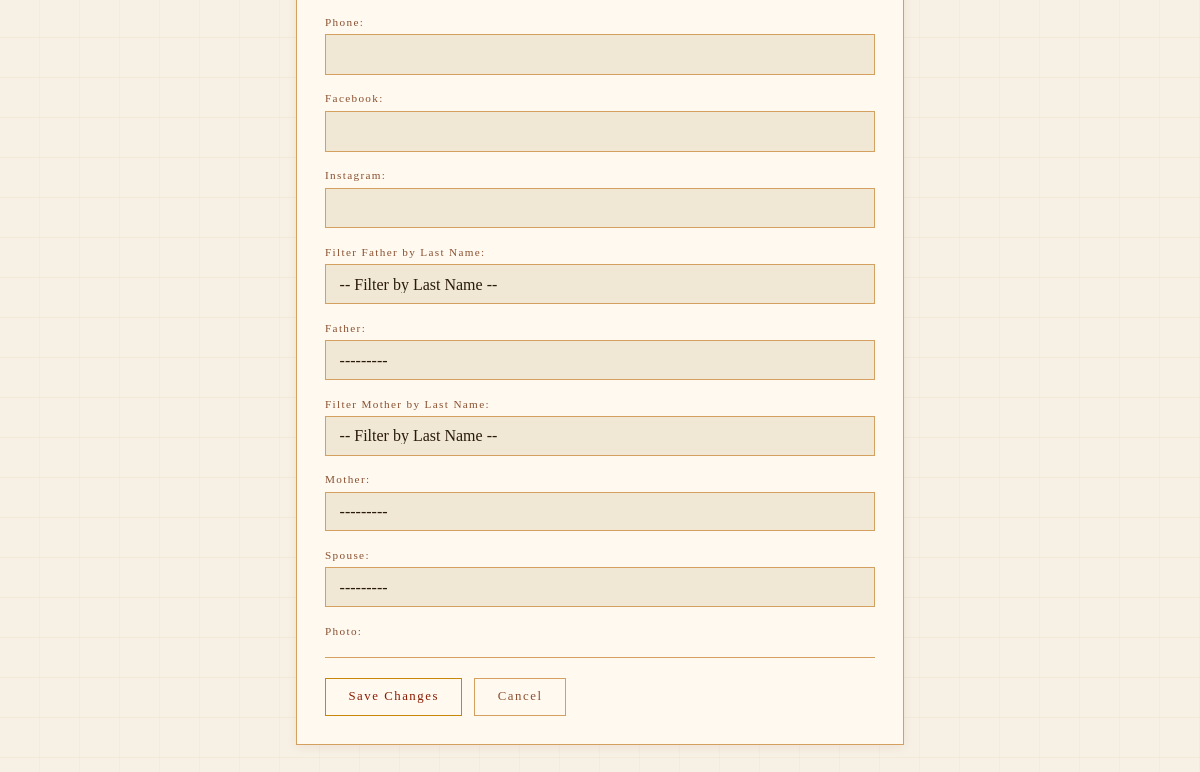
Page /accounts/family/1/edit/ (signed in, lower part) on the earlier database version.
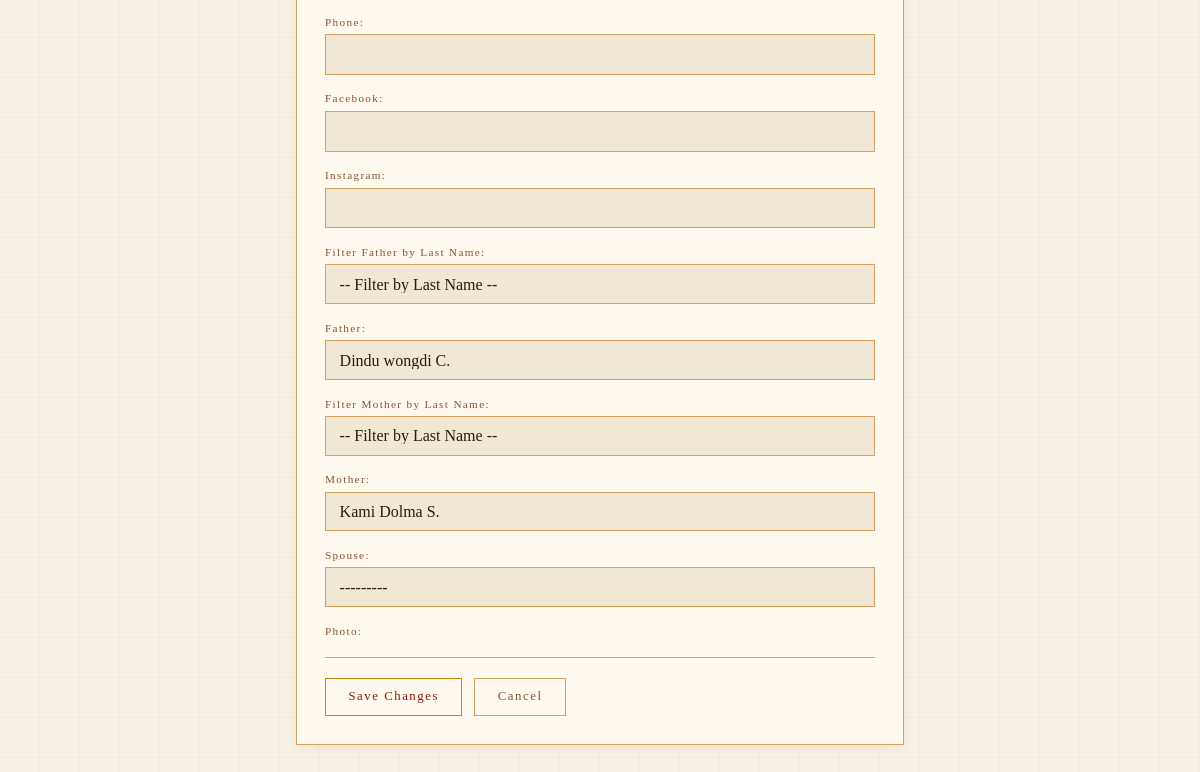
Same page on the later database version.
### accounts/models.py (models this page shows, shortened)
class FamilyMember(models.Model):
    user           = models.ForeignKey(User, on_delete=models.CASCADE, null=True, blank=True)
    first_name     = models.CharField(max_length=100)
    middle_name    = models.CharField(max_length=100, blank=True)
    last_name      = models.CharField(max_length=100)
    gender         = models.CharField(max_length=1, choices=GENDER_CHOICES, null=True, blank=True)
    marital_status = models.CharField(max_length=10, choices=MARITAL_STATUS, default='Single')
    date_of_birth  = models.DateField(null=True, blank=True)
    date_of_death  = models.DateField(null=True, blank=True)   # ← new
    address        = models.TextField(blank=True)
    photo          = models.ImageField(upload_to='members/', blank=True, null=True)
    phone          = models.CharField(max_length=30, blank=True)
    facebook       = models.CharField(max_length=200, blank=True)
    instagram      = models.CharField(max_length=200, blank=True)
    father = models.ForeignKey(
        'self', null=True, blank=True,
        on_delete=models.SET_NULL,
        related_name='children_of_father'
    )
    mother = models.ForeignKey(
        'self', null=True, blank=True,
        on_delete=models.SET_NULL,
        related_name='children_of_mother'
    )
    spouse = models.ForeignKey(
        'self', null=True, blank=True,
        on_delete=models.SET_NULL,
        related_name='married_to'
    )
    def __str__(self):
        if self.middle_name:
            return f"{self.first_name} {self.middle_name} {self.last_name[0]}."
        return f"{self.first_name} {self.last_name[0]}."

### accounts/views.py (the view)
# urls.py: path('family/<int:pk>/edit/', views.edit_member, name='edit_member'),
@login_required
def edit_member(request, pk):
    member = get_object_or_404(FamilyMember, pk=pk)
    if request.method == 'POST':
        form = FamilyMemberForm(request.POST, request.FILES, instance=member)
        if form.is_valid():
            form.save()
            return redirect('family_detail', pk=pk)
    else:
        form = FamilyMemberForm(instance=member)
    return render(request, 'accounts/edit_member.html', {'form': form, 'member': member})

### accounts/templates/accounts/edit_member.html (shortened to what this page needs)
﻿{% extends 'accounts/base.html' %}
{% block content %}
<div class="main" style="max-width:640px;">
  <div class="card">
    <form method="POST" enctype="multipart/form-data" id="member-form">
      {% csrf_token %}
      {{ form.as_p }}
      <div style="margin-top:1.25rem; padding-top:1.25rem; border-top:1px solid var(--border); display:flex; gap:0.75rem; flex-wrap:wrap;">
        <button type="submit" class="btn">Save Changes</button>
        <a href="{% url 'family_detail' member.pk %}" class="btn" style="border-color:var(--border); color:var(--text-dim);">Cancel</a>
      </div>
    </form>
  </div>
</div>
{% endblock %}

Differences in the rows shown:
changed FamilyMember: father "---------" → "Dindu wongdi C."; mother "---------" → "Kami Dolma S."
